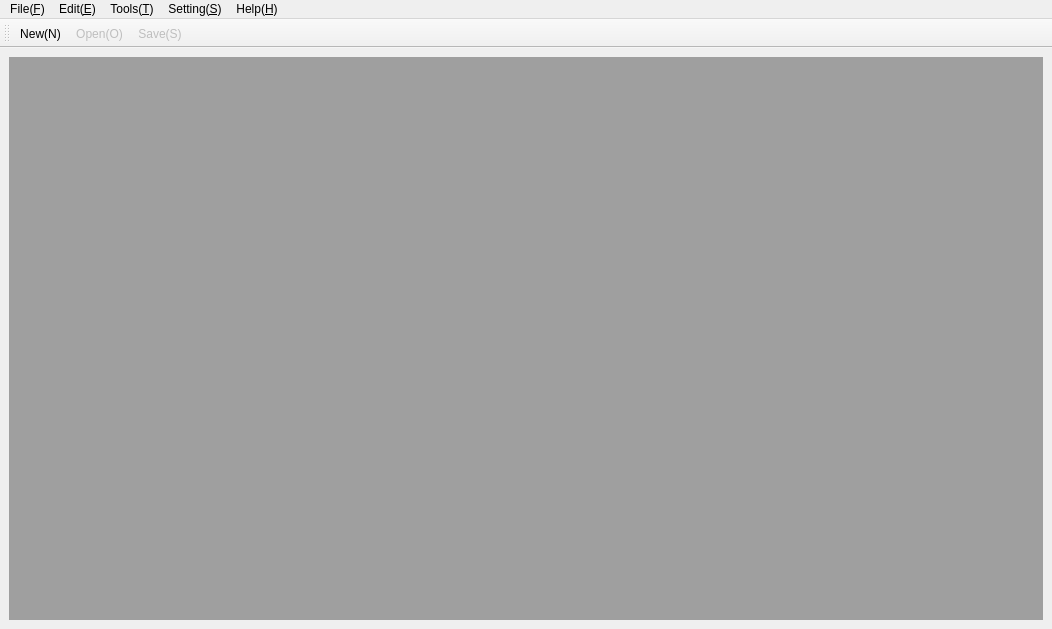
<?xml version="1.0" encoding="UTF-8"?>
<ui version="4.0">
 <class>mainWindow</class>
 <widget class="QMainWindow" name="mainWindow">
  <property name="geometry">
   <rect>
    <x>0</x>
    <y>0</y>
    <width>1052</width>
    <height>629</height>
   </rect>
  </property>
  <property name="sizePolicy">
   <sizepolicy hsizetype="Minimum" vsizetype="Minimum">
    <horstretch>0</horstretch>
    <verstretch>0</verstretch>
   </sizepolicy>
  </property>
  <property name="minimumSize">
   <size>
    <width>100</width>
    <height>100</height>
   </size>
  </property>
  <property name="windowTitle">
   <string>APKinspector</string>
  </property>
  <property name="windowIcon">
   <iconset resource="../src/images/mainwindow.qrc">
    <normaloff>:/src/images/logo2.png</normaloff>
    <normalon>:/src/images/logo2.png</normalon>
    <activeoff>:/src/images/logo2.png</activeoff>
    <activeon>:/src/images/logo2.png</activeon>
    <selectedoff>:/src/images/logo2.png</selectedoff>
    <selectedon>:/src/images/logo2.png</selectedon>:/src/images/logo2.png</iconset>
  </property>
  <property name="locale">
   <locale language="Chinese" country="China"/>
  </property>
  <property name="iconSize">
   <size>
    <width>24</width>
    <height>24</height>
   </size>
  </property>
  <widget class="QWidget" name="centralWidget">
   <layout class="QGridLayout" name="gridLayout">
    <item row="0" column="0">
     <widget class="QMdiArea" name="mdiArea">
      <widget class="QWidget" name="win1">
       <property name="sizePolicy">
        <sizepolicy hsizetype="MinimumExpanding" vsizetype="MinimumExpanding">
         <horstretch>0</horstretch>
         <verstretch>0</verstretch>
        </sizepolicy>
       </property>
       <property name="minimumSize">
        <size>
         <width>720</width>
         <height>524</height>
        </size>
       </property>
       <property name="windowTitle">
        <string>MainView</string>
       </property>
       <layout class="QGridLayout" name="gridLayout_1">
        <item row="0" column="0">
         <widget class="QTabWidget" name="tabWidget">
          <property name="currentIndex">
           <number>0</number>
          </property>
          <property name="documentMode">
           <bool>false</bool>
          </property>
          <widget class="QWidget" name="tab_cfg">
           <attribute name="title">
            <string>CFG</string>
           </attribute>
           <layout class="QGridLayout" name="gridLayout_11"/>
          </widget>
          <widget class="QWidget" name="tab_dalvik">
           <property name="sizePolicy">
            <sizepolicy hsizetype="Preferred" vsizetype="Preferred">
             <horstretch>0</horstretch>
             <verstretch>0</verstretch>
            </sizepolicy>
           </property>
           <attribute name="title">
            <string>Dalvik</string>
           </attribute>
           <layout class="QGridLayout" name="gridLayout_12"/>
          </widget>
          <widget class="QWidget" name="tab_bytecode">
           <attribute name="title">
            <string>ByteCode</string>
           </attribute>
           <layout class="QGridLayout" name="gridLayout_13"/>
          </widget>
          <widget class="QWidget" name="tab_smali">
           <attribute name="title">
            <string>Smali</string>
           </attribute>
           <layout class="QGridLayout" name="gridLayout_14"/>
          </widget>
          <widget class="QWidget" name="tab_java">
           <attribute name="title">
            <string>Java</string>
           </attribute>
           <layout class="QGridLayout" name="gridLayout_15">
            <item row="0" column="0">
             <widget class="QPlainTextEdit" name="plainTextEdit_java"/>
            </item>
           </layout>
          </widget>
          <widget class="QWidget" name="tab_callinout">
           <attribute name="title">
            <string>Call in/out</string>
           </attribute>
           <layout class="QGridLayout" name="gridLayout_16">
            <item row="0" column="0">
             <widget class="QTextEdit" name="textEdit_call"/>
            </item>
           </layout>
          </widget>
          <widget class="QWidget" name="tab_permission">
           <attribute name="title">
            <string>Permission</string>
           </attribute>
           <layout class="QGridLayout" name="gridLayout_17">
            <item row="0" column="0">
             <widget class="QTextEdit" name="textEdit_permission"/>
            </item>
           </layout>
          </widget>
          <widget class="QWidget" name="tab_manifest">
           <attribute name="title">
            <string>AndroidManifest.xml</string>
           </attribute>
           <layout class="QGridLayout" name="gridLayout_18">
            <item row="0" column="0">
             <widget class="QTextBrowser" name="textBrowser"/>
            </item>
           </layout>
          </widget>
         </widget>
        </item>
       </layout>
      </widget>
      <widget class="QWidget" name="win2">
       <property name="sizePolicy">
        <sizepolicy hsizetype="MinimumExpanding" vsizetype="MinimumExpanding">
         <horstretch>0</horstretch>
         <verstretch>0</verstretch>
        </sizepolicy>
       </property>
       <property name="minimumSize">
        <size>
         <width>298</width>
         <height>524</height>
        </size>
       </property>
       <property name="maximumSize">
        <size>
         <width>16777215</width>
         <height>16777215</height>
        </size>
       </property>
       <property name="windowTitle">
        <string>SideView</string>
       </property>
       <layout class="QGridLayout" name="gridLayout_2">
        <item row="0" column="0">
         <layout class="QGridLayout" name="gridLayout_21">
          <item row="1" column="0">
           <layout class="QGridLayout" name="gridLayout_211">
            <item row="0" column="0" colspan="2">
             <widget class="QLineEdit" name="lineEdit">
              <property name="text">
               <string>Please input the strings</string>
              </property>
             </widget>
            </item>
            <item row="1" column="0">
             <widget class="QRadioButton" name="radioButton_filter">
              <property name="text">
               <string>Filter</string>
              </property>
             </widget>
            </item>
            <item row="1" column="1">
             <widget class="QRadioButton" name="radioButton_search">
              <property name="text">
               <string>Search</string>
              </property>
             </widget>
            </item>
            <item row="2" column="0">
             <widget class="QPushButton" name="pushButton">
              <property name="sizePolicy">
               <sizepolicy hsizetype="Fixed" vsizetype="Fixed">
                <horstretch>0</horstretch>
                <verstretch>0</verstretch>
               </sizepolicy>
              </property>
              <property name="minimumSize">
               <size>
                <width>100</width>
                <height>0</height>
               </size>
              </property>
              <property name="text">
               <string>OK</string>
              </property>
             </widget>
            </item>
           </layout>
          </item>
          <item row="0" column="0">
           <widget class="QTabWidget" name="tabWidget_2">
            <property name="sizePolicy">
             <sizepolicy hsizetype="Preferred" vsizetype="Preferred">
              <horstretch>0</horstretch>
              <verstretch>0</verstretch>
             </sizepolicy>
            </property>
            <property name="minimumSize">
             <size>
              <width>0</width>
              <height>0</height>
             </size>
            </property>
            <property name="currentIndex">
             <number>3</number>
            </property>
            <widget class="QWidget" name="tab_file">
             <attribute name="title">
              <string>Files</string>
             </attribute>
             <layout class="QGridLayout" name="gridLayout_2121">
              <item row="0" column="1">
               <widget class="QTreeWidget" name="treeWidget_files">
                <attribute name="headerVisible">
                 <bool>false</bool>
                </attribute>
                <column>
                 <property name="text">
                  <string notr="true">1</string>
                 </property>
                </column>
               </widget>
              </item>
             </layout>
            </widget>
            <widget class="QWidget" name="tab_strings">
             <attribute name="title">
              <string>Strings</string>
             </attribute>
             <layout class="QGridLayout" name="gridLayout_2122">
              <item row="0" column="0">
               <widget class="QListWidget" name="listWidget_strings">
                <property name="editTriggers">
                 <set>QAbstractItemView::DoubleClicked|QAbstractItemView::EditKeyPressed</set>
                </property>
                <property name="movement">
                 <enum>QListView::Static</enum>
                </property>
                <property name="isWrapping" stdset="0">
                 <bool>false</bool>
                </property>
                <property name="resizeMode">
                 <enum>QListView::Fixed</enum>
                </property>
                <property name="layoutMode">
                 <enum>QListView::SinglePass</enum>
                </property>
               </widget>
              </item>
             </layout>
            </widget>
            <widget class="QWidget" name="tab_classes">
             <attribute name="title">
              <string>Classes</string>
             </attribute>
             <layout class="QGridLayout" name="gridLayout_2123">
              <item row="0" column="0">
               <widget class="QListWidget" name="listWidget_classes"/>
              </item>
             </layout>
            </widget>
            <widget class="QWidget" name="tab_methods">
             <attribute name="title">
              <string>Methods</string>
             </attribute>
             <layout class="QGridLayout" name="gridLayout_2124">
              <item row="0" column="0">
               <widget class="QTreeWidget" name="treeWidget_methods">
                <property name="styleSheet">
                 <string notr="true"/>
                </property>
                <property name="verticalScrollBarPolicy">
                 <enum>Qt::ScrollBarAsNeeded</enum>
                </property>
                <property name="horizontalScrollBarPolicy">
                 <enum>Qt::ScrollBarAsNeeded</enum>
                </property>
                <property name="autoScrollMargin">
                 <number>16</number>
                </property>
                <property name="editTriggers">
                 <set>QAbstractItemView::CurrentChanged|QAbstractItemView::DoubleClicked|QAbstractItemView::EditKeyPressed|QAbstractItemView::SelectedClicked</set>
                </property>
                <property name="verticalScrollMode">
                 <enum>QAbstractItemView::ScrollPerPixel</enum>
                </property>
                <property name="horizontalScrollMode">
                 <enum>QAbstractItemView::ScrollPerPixel</enum>
                </property>
                <property name="rootIsDecorated">
                 <bool>true</bool>
                </property>
                <property name="uniformRowHeights">
                 <bool>false</bool>
                </property>
                <property name="animated">
                 <bool>false</bool>
                </property>
                <property name="headerHidden">
                 <bool>true</bool>
                </property>
                <attribute name="headerCascadingSectionResizes">
                 <bool>true</bool>
                </attribute>
                <attribute name="headerHighlightSections">
                 <bool>false</bool>
                </attribute>
                <column>
                 <property name="text">
                  <string notr="true">1</string>
                 </property>
                </column>
               </widget>
              </item>
             </layout>
            </widget>
            <widget class="QWidget" name="tab_apkinfo">
             <attribute name="title">
              <string>APKInfo</string>
             </attribute>
             <layout class="QGridLayout" name="gridLayout_3">
              <item row="0" column="0">
               <widget class="QTableWidget" name="tableWidget_apkinfo">
                <attribute name="horizontalHeaderVisible">
                 <bool>false</bool>
                </attribute>
                <attribute name="horizontalHeaderCascadingSectionResizes">
                 <bool>true</bool>
                </attribute>
                <attribute name="horizontalHeaderStretchLastSection">
                 <bool>true</bool>
                </attribute>
                <attribute name="verticalHeaderCascadingSectionResizes">
                 <bool>true</bool>
                </attribute>
                <attribute name="verticalHeaderStretchLastSection">
                 <bool>false</bool>
                </attribute>
                <row>
                 <property name="text">
                  <string>filename</string>
                 </property>
                </row>
                <row>
                 <property name="text">
                  <string>version code</string>
                 </property>
                </row>
                <row>
                 <property name="text">
                  <string>version name</string>
                 </property>
                </row>
                <row>
                 <property name="text">
                  <string>packages</string>
                 </property>
                </row>
                <row>
                 <property name="text">
                  <string>receivers</string>
                 </property>
                </row>
                <row>
                 <property name="text">
                  <string>services</string>
                 </property>
                </row>
                <row>
                 <property name="text">
                  <string>permissions</string>
                 </property>
                </row>
                <column>
                 <property name="text">
                  <string>info</string>
                 </property>
                </column>
               </widget>
              </item>
             </layout>
            </widget>
           </widget>
          </item>
         </layout>
        </item>
       </layout>
      </widget>
     </widget>
    </item>
   </layout>
  </widget>
  <widget class="QMenuBar" name="menuBar">
   <property name="geometry">
    <rect>
     <x>0</x>
     <y>0</y>
     <width>1052</width>
     <height>23</height>
    </rect>
   </property>
   <widget class="QMenu" name="menuFile">
    <property name="title">
     <string>File(&amp;F)</string>
    </property>
    <addaction name="actNew"/>
    <addaction name="actOpen"/>
    <addaction name="actClose"/>
    <addaction name="separator"/>
    <addaction name="actSave"/>
    <addaction name="actASave"/>
    <addaction name="separator"/>
    <addaction name="actQuit"/>
   </widget>
   <widget class="QMenu" name="menuEdit_E">
    <property name="title">
     <string>Edit(&amp;E)</string>
    </property>
    <addaction name="actUndo"/>
    <addaction name="actCut"/>
    <addaction name="actCopy"/>
    <addaction name="actPast"/>
    <addaction name="actAll"/>
   </widget>
   <widget class="QMenu" name="menuTool_T">
    <property name="title">
     <string>Tools(&amp;T)</string>
    </property>
    <addaction name="actFind"/>
    <addaction name="actCall_in_out"/>
   </widget>
   <widget class="QMenu" name="menuHelp_H">
    <property name="title">
     <string>Help(&amp;H)</string>
    </property>
    <addaction name="About"/>
   </widget>
   <widget class="QMenu" name="menuSettings_S">
    <property name="title">
     <string>Setting(&amp;S)</string>
    </property>
    <addaction name="actConfiguration"/>
   </widget>
   <addaction name="menuFile"/>
   <addaction name="menuEdit_E"/>
   <addaction name="menuTool_T"/>
   <addaction name="menuSettings_S"/>
   <addaction name="menuHelp_H"/>
  </widget>
  <widget class="QToolBar" name="toolBar">
   <property name="windowTitle">
    <string>toolBar</string>
   </property>
   <property name="iconSize">
    <size>
     <width>20</width>
     <height>20</height>
    </size>
   </property>
   <attribute name="toolBarArea">
    <enum>TopToolBarArea</enum>
   </attribute>
   <attribute name="toolBarBreak">
    <bool>false</bool>
   </attribute>
   <addaction name="actNew"/>
   <addaction name="actOpen"/>
   <addaction name="actSave"/>
  </widget>
  <action name="actNew">
   <property name="icon">
    <iconset resource="../src/images/mainwindow.qrc">
     <normaloff>:/src/images/new.png</normaloff>:/src/images/new.png</iconset>
   </property>
   <property name="text">
    <string>New(&amp;N)</string>
   </property>
   <property name="shortcut">
    <string>Ctrl+N</string>
   </property>
  </action>
  <action name="actOpen">
   <property name="enabled">
    <bool>false</bool>
   </property>
   <property name="icon">
    <iconset resource="../src/images/mainwindow.qrc">
     <normaloff>:/src/images/open.png</normaloff>:/src/images/open.png</iconset>
   </property>
   <property name="text">
    <string>Open(&amp;O)</string>
   </property>
  </action>
  <action name="actClose">
   <property name="enabled">
    <bool>false</bool>
   </property>
   <property name="text">
    <string>Close(&amp;C)</string>
   </property>
  </action>
  <action name="actSave">
   <property name="enabled">
    <bool>false</bool>
   </property>
   <property name="icon">
    <iconset resource="../src/images/mainwindow.qrc">
     <normaloff>:/src/images/save.png</normaloff>:/src/images/save.png</iconset>
   </property>
   <property name="text">
    <string>Save(&amp;S)</string>
   </property>
  </action>
  <action name="actASave">
   <property name="enabled">
    <bool>false</bool>
   </property>
   <property name="text">
    <string>Save as(&amp;A)</string>
   </property>
  </action>
  <action name="actQuit">
   <property name="text">
    <string>Quit(&amp;X)</string>
   </property>
  </action>
  <action name="actUndo">
   <property name="text">
    <string>Undo(&amp;U)</string>
   </property>
  </action>
  <action name="actCut">
   <property name="text">
    <string>Cut(&amp;T)</string>
   </property>
  </action>
  <action name="actCopy">
   <property name="text">
    <string>Copy(&amp;C)</string>
   </property>
  </action>
  <action name="actPast">
   <property name="text">
    <string>Past(&amp;P)</string>
   </property>
  </action>
  <action name="actAll">
   <property name="text">
    <string>All(&amp;A)</string>
   </property>
  </action>
  <action name="actFind">
   <property name="text">
    <string>Find(&amp;F)</string>
   </property>
   <property name="shortcut">
    <string>Ctrl+F</string>
   </property>
  </action>
  <action name="About">
   <property name="text">
    <string>About</string>
   </property>
  </action>
  <action name="actCall_in_out">
   <property name="text">
    <string>Call in/out</string>
   </property>
  </action>
  <action name="actConfiguration">
   <property name="text">
    <string>Configuration</string>
   </property>
  </action>
 </widget>
 <resources>
  <include location="../src/images/mainwindow.qrc"/>
 </resources>
 <connections/>
</ui>
